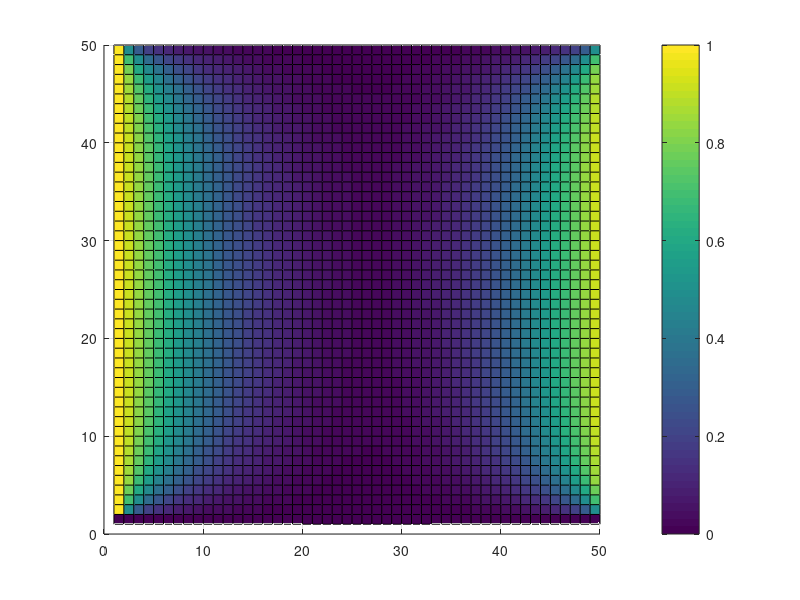
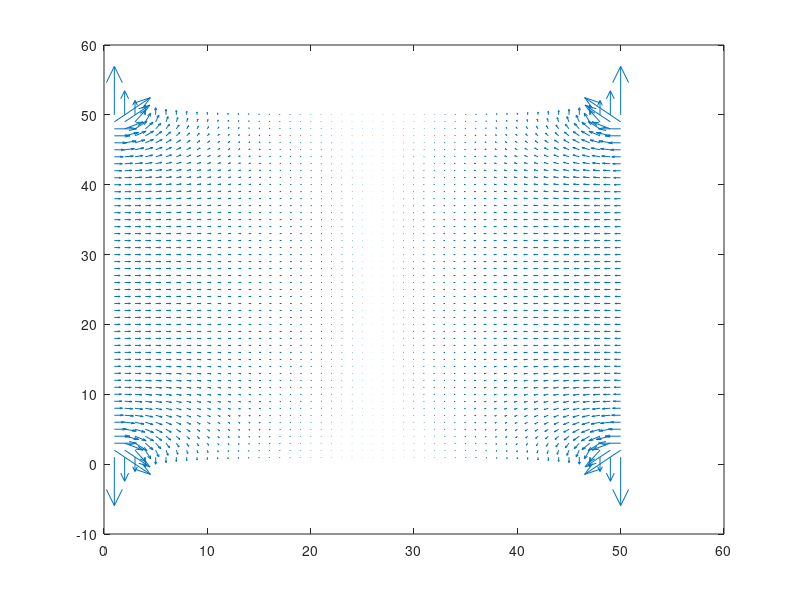

MATLAB code to generate these figures, in order:
clc
clear
close all

nx = 50;
ny = 50;
V = zeros(nx,ny);

iterations = 100;
mode = 1;

if mode == 0
    BC_left = 1; BC_right = 0;
    V(:,1) = BC_left; V(:,end) = BC_right;    
elseif mode == 1
    BC_left = 1; BC_right = 1; BC_top = 0; BC_bottom = 0;
    V(:,1) = BC_left; V(:,end) = BC_right; V(1,:) = BC_top; V(end,:) = BC_bottom;
else
    BC_left = 1; BC_right = 0; BC_top = 0; BC_bottom = 0;
    V(:,1) = BC_left; V(:,end) = BC_right; V(1,:) = BC_top; V(end,:) = BC_bottom;
end

for i=1:iterations
    for n=2:length(V)-1
        for m=2:length(V)-1
            V(n,m) = ( V(n,m+1) + V(n,m-1) + V(n-1,m) + V(n+1,m) ) / 4;
        end
    end
    if mode == 0
        V(1,:) = V(2,:);
        V(end,:) = V(end-1,:);
    end
    surf(V)
    view(0,90)
    colorbar
    drawnow limitrate
    pause(0.01);
end

[Ex,Ey] = gradient(V);
figure;
quiver(-Ex,-Ey,5);